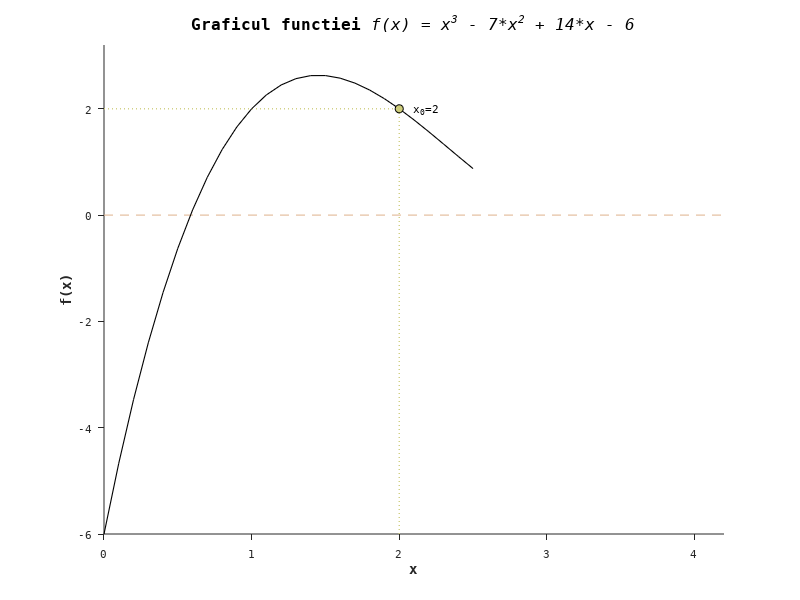

Recreate this plot in MATLAB. (Note: this script raises an error after producing the figure.)
% -------------------------------------------------------------------------
% MACIUCA GLORIA - RUXANDRA
% Grupa 344
% -------------------------------------------------------------------------
% Ex_5.m - Fisier 'script'
% -------------------------------------------------------------------------
%
% Fisier pentru plotarea sub forma de animatie a graficului functiei si
% evidentierea alegerii gresite / corecte a valorii 'x0'
%

% Incarcarea schemei de culori 'wesColors'
load wesColors;

% Definirea functiei 'f'
% Definirea derivatei intai 'df'
% Definirea derivatei a doua 'ddf'
f = @(x) x.^3 -7 .* x.^2 + 14 .* x - 6;
df = @(x) 3.*x.^2 - 14 .* x + 14;
ddf = @(x) 6 .* x - 14;

% Crearea vectorului 'axaX' cu valori in intervalul [0, 2.5]
% Crearea vectorului 'axaY' cu valori f(axaX)
axaX = 0:0.1:2.5;
axaY = f(axaX);

% Crearea unei figuri pentru modificari ulterioare
fNR = figure('Name', 'Metoda Newton-Raphson', 'NumberTitle', 'off');
set (fNR, 'Color', 'White');

axis ( [0 4.2 -6 3.2] );
hold on;

axaOx = plot (xlim, [0 0]);
axa2y = plot ([2 2], [-6, f(2)]);
axaf2 = plot ([0 f(2)], [2 f(2)]);
grafic = plot (axaX, axaY);

set (gca, 'FontSize', 8, 'FontName', 'Consolas');
set (gca, 'Box', 'off');
set (gca, 'TickDir', 'out', 'XTick', [0:5], 'YTick', [-6:2:4]);
set (grafic, 'LineStyle', '-', 'LineWidth', 0.8, 'Color', 'Black');
set (axaOx, 'LineStyle', '--', 'LineWidth', 0.3, 'Color', wesColors(11, :));
set (axa2y, 'LineStyle', ':', 'LineWidth', 1, 'Color', wesColors(2, :));
set (axaf2, 'LineStyle', ':', 'LineWidth', 1, 'Color', wesColors(2, :));

title ('{\bfGraficul functiei} {\itf(x) = x^3 - 7*x^2 + 14*x - 6}', ...
    'FontName', 'Consolas', 'FontSize', 11.5, 'FontWeight', 'Normal');
xlabel ('x', 'FontName', 'Consolas', 'FontSize', 10, 'FontWeight', 'Bold');
ylabel ('f(x)', 'FontName', 'Consolas', 'FontSize', 10, 'FontWeight', 'Bold');

% In continuare, plotare sub forma de animatie pentru evidentierea alegerii
% gresite / corecte a punctului 'x0'
pause(1);
x0 = plot (2, f(2), '.');
set (x0, 'Marker', 'o', 'MarkerFaceColor', wesColors(2, :), ...
    'MarkerEdgeColor', 'Black', 'MarkerSize', 6.0);
mesajx0 = sprintf (strcat ('x_0= ', num2str (2)));
textMarker = text (2.1, f(2), mesajx0, 'FontName', 'Consolas',...
    'FontSize', 8);

pause(1);
tangenta1 = refline(df(2), 6);
axis ( [0 4.2 -6 3.2] );
tangenta1.Color = wesColors(11, :);
uistack (tangenta1, 'bottom');

xAprox1 = MetNR (f, df, 2, 1e-3);
pause(0.5);
x1 = plot (xAprox1, f(xAprox1), '.');
set (x1, 'Marker', 'o', 'MarkerFaceColor', wesColors(11, :), ...
    'MarkerEdgeColor', 'Black', 'MarkerSize', 6.0);
mesajx1 = sprintf (strcat ('x^*_ _1= ', num2str (xAprox1)));
textMarker = text (xAprox1 + 0.1, f(xAprox1), mesajx1, 'FontName', 'Consolas',...
    'FontSize', 8);

pause(2);
axa1y = plot ([1 1], [-6, f(1)]);
set (axa1y, 'LineStyle', ':', 'LineWidth', 1, 'Color', wesColors(2, :));
x0 = plot (1, f(1), '.');
set (x0, 'Marker', 'o', 'MarkerFaceColor', wesColors(2, :), ...
    'MarkerEdgeColor', 'Black', 'MarkerSize', 6.0);
mesajx0 = sprintf (strcat ('x_0= ', num2str (1)));
textMarker = text (1.1, f(1), mesajx0, 'FontName', 'Consolas',...
    'FontSize', 8);

xAprox2 = MetNR (f, df, 1, 1e-3);

pause(0.5);
x2 = plot (xAprox2, f(xAprox2), '.');
set (x2, 'Marker', 'o', 'MarkerFaceColor', wesColors(11, :), ...
    'MarkerEdgeColor', 'Black', 'MarkerSize', 6.0);
mesajx2 = sprintf (strcat ('x^*_ _2= ', num2str (xAprox2)));
textMarker = text (xAprox2 + 0.1, f(xAprox2), mesajx2, 'FontName', 'Consolas',...
    'FontSize', 8);